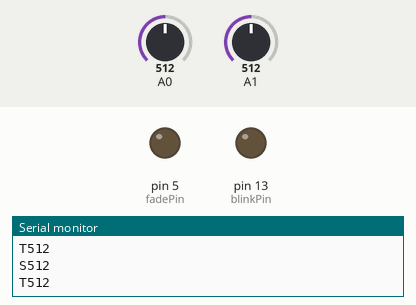
Recording of a sketch running on a simulated Arduino Uno, built with avr-gcc and run on an emulated ATmega328P. Parts: output pins drawn as LEDs (lit = HIGH), the last lines printed to the serial monitor. Inputs (shaded band) come from the test bench; at power-on: A0 = 512, A1 = 512.

Above: at 1.2 s.
1.3 s: A0 set to 529
At 2.2 s:
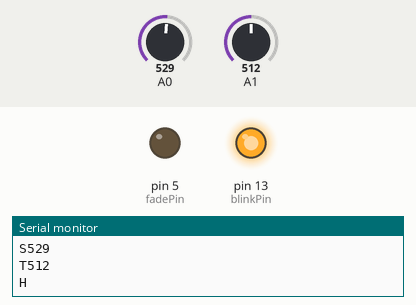
4.3 s: A1 set to 525
5.8 s: A1 set to 502
At 6.5 s:
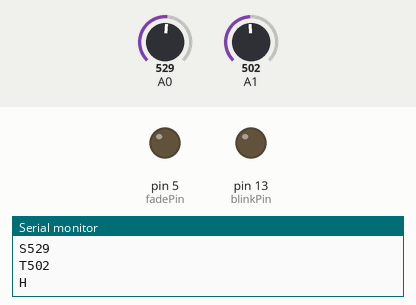
7.3 s: A1 set to 522
At 8.9 s:
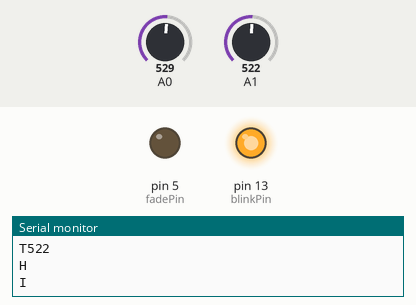
Timing chart, 0 to 9.8 s (numbered marks = the images above; inputs shaded):
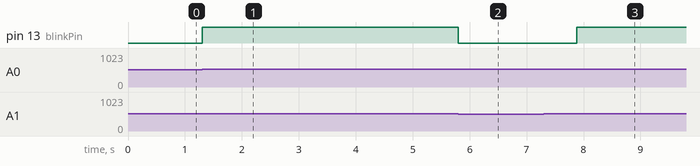

Measured:
- the behaviour switches between 512 and 513 on A0 (found by bisection; images 0 and 1)
- the behaviour switches between 512 and 511 on A1 (found by bisection; images 1 and 2)
- after the input at 1.3 s, pin 13 (blinkPin): LOW → HIGH at once
- after the input at 5.8 s, pin 13 (blinkPin): HIGH → LOW at once
- after the input at 7.3 s, pin 13 (blinkPin): LOW → HIGH after 0.58 s

The sketch:

PulseSensorAmped_mixedsignals.ino
```cpp
/*
>> Pulse Sensor Amped 1.2 <<
This code is for Pulse Sensor Amped by Joel Murphy and Yury Gitman
    www.pulsesensor.com
    >>> Pulse Sensor purple wire goes to Analog Pin 0 <<<
Pulse Sensor sample aquisition and processing happens in the background via Timer 2 interrupt. 2mS sample rate.
PWM on pins 3 and 11 will not work when using this code, because we are using Timer 2!
The following variables are automatically updated:
Signal :    int that holds the analog signal data straight from the sensor. updated every 2mS.
IBI  :      int that holds the time interval between beats. 2mS resolution.
BPM  :      int that holds the heart rate value, derived every beat, from averaging previous 10 IBI values.
QS  :       boolean that is made true whenever Pulse is found and BPM is updated. User must reset.
Pulse :     boolean that is true when a heartbeat is sensed then false in time with pin13 LED going out.

This code is designed with output serial data to Processing sketch "PulseSensorAmped_Processing-xx"
The Processing sketch is a simple data visualizer.
All the work to find the heartbeat and determine the heartrate happens in the code below.
Pin 13 LED will blink with heartbeat.
If you want to use pin 13 for something else, adjust the interrupt handler
It will also fade an LED on pin fadePin with every beat. Put an LED and series resistor from fadePin to GND.
Check here for detailed code walkthrough:
http://pulsesensor.myshopify.com/pages/pulse-sensor-amped-arduino-v1dot1

Code Version 1.2 by Joel Murphy & Yury Gitman  Spring 2013
This update fixes the firstBeat and secondBeat flag usage so that realistic BPM is reported.

*/


//  VARIABLES
int pulsePin0 = 0;                 // Pulse Sensor purple wire connected to analog pin 0
int pulsePin1 = 1;
int blinkPin = 13;                // pin to blink led at each beat
int fadePin = 5;                  // pin to do fancy classy fading blink at each beat
int fadeRate = 0;                 // used to fade LED on with PWM on fadePin


// these variables are volatile because they are used during the interrupt service routine!
volatile int BPM0, BPM1;                   // used to hold the pulse rate
volatile int Signal0, Signal1;                // holds the incoming raw data
volatile int IBI0 = 600, IBI1 = 600;             // holds the time between beats, must be seeded!
volatile boolean Pulse0 = false, Pulse1 = false;     // true when pulse wave is high, false when it's low
volatile boolean QS0 = false, QS1 = false;        // becomes true when Arduoino finds a beat.


void setup(){
  pinMode(blinkPin,OUTPUT);         // pin that will blink to your heartbeat!
  pinMode(fadePin,OUTPUT);          // pin that will fade to your heartbeat!
  Serial.begin(115200);             // we agree to talk fast!
  interruptSetup();                 // sets up to read Pulse Sensor signal every 2mS
   // UN-COMMENT THE NEXT LINE IF YOU ARE POWERING The Pulse Sensor AT LOW VOLTAGE,
   // AND APPLY THAT VOLTAGE TO THE A-REF PIN
   //analogReference(EXTERNAL);
}


void loop(){
  sendDataToProcessing('S', Signal0);     // send Processing the raw Pulse Sensor data
  sendDataToProcessing('T', Signal1);
  if (QS0 == true){                       // Quantified Self flag is true when arduino finds a heartbeat
        fadeRate = 255;                  // Set 'fadeRate' Variable to 255 to fade LED with pulse
        sendDataToProcessing('B',BPM0);   // send heart rate with a 'B' prefix
        sendDataToProcessing('Q',IBI0);   // send time between beats with a 'Q' prefix
        QS0 = false;                      // reset the Quantified Self flag for next time
     }

  if (QS1 == true){                       // Quantified Self flag is true when arduino finds a heartbeat
        fadeRate = 255;                  // Set 'fadeRate' Variable to 255 to fade LED with pulse
        sendDataToProcessing('C',BPM1);
        sendDataToProcessing('R',IBI1);
        QS1 = false;                      // reset the Quantified Self flag for next time
     }

     if (Pulse0) {
       sendDataToProcessing('H');
     }
     if (Pulse1) {
       sendDataToProcessing('I');
     }

  ledFadeToBeat();

  delay(20);                             //  take a break
}


void ledFadeToBeat(){
    fadeRate -= 15;                         //  set LED fade value
    fadeRate = constrain(fadeRate,0,255);   //  keep LED fade value from going into negative numbers!
    analogWrite(fadePin,fadeRate);          //  fade LED
  }

void sendDataToProcessing(char symbol) {
  Serial.println(symbol);
}

void sendDataToProcessing(char symbol, int data ){
    Serial.print(symbol);                // symbol prefix tells Processing what type of data is coming
    Serial.println(data);                // the data to send culminating in a carriage return
  }
```

Interrupt.ino
```cpp
volatile int rate0[10], rate1[10];                    // array to hold last ten IBI values
volatile unsigned long sampleCounter0 = 0, sampleCounter1 = 0;          // used to determine pulse timing
volatile unsigned long lastBeatTime0 = 0, lastBeatTime1 = 0;           // used to find IBI
volatile int P0 = 512, P1 =512;                      // used to find peak in pulse wave, seeded
volatile int T0 = 512, T1 = 512;                     // used to find trough in pulse wave, seeded
volatile int thresh0 = 512, thresh1 = 512;                // used to find instant moment of heart beat, seeded
volatile int amp0 = 100, amp1 = 100;                   // used to hold amplitude of pulse waveform, seeded
volatile boolean firstBeat0 = true, firstBeat1 = true;        // used to seed rate array so we startup with reasonable BPM
volatile boolean secondBeat0 = false, secondBeat1 = false;      // used to seed rate array so we startup with reasonable BPM


void interruptSetup(){
  // Initializes Timer2 to throw an interrupt every 2mS.
  TCCR2A = 0x02;     // DISABLE PWM ON DIGITAL PINS 3 AND 11, AND GO INTO CTC MODE
  TCCR2B = 0x06;     // DON'T FORCE COMPARE, 256 PRESCALER
  OCR2A = 0X7C;      // SET THE TOP OF THE COUNT TO 124 FOR 500Hz SAMPLE RATE
  TIMSK2 = 0x02;     // ENABLE INTERRUPT ON MATCH BETWEEN TIMER2 AND OCR2A
  sei();             // MAKE SURE GLOBAL INTERRUPTS ARE ENABLED
}


void processSignal(int pulsePin, volatile int *rate, volatile unsigned long &sampleCounter,
               volatile unsigned long &lastBeatTime, volatile int &P, volatile int &T,
               volatile int &thresh, volatile int &amp, volatile boolean &firstBeat,
               volatile boolean &secondBeat, volatile int &Signal, volatile int &IBI, volatile int &BPM,
               volatile boolean &Pulse, volatile boolean &QS) {
                 Signal = analogRead(pulsePin);              // read the Pulse Sensor
  sampleCounter += 2;                         // keep track of the time in mS with this variable
  int N = sampleCounter - lastBeatTime;       // monitor the time since the last beat to avoid noise

    //  find the peak and trough of the pulse wave
  if(Signal < thresh && N > (IBI/5)*3){       // avoid dichrotic noise by waiting 3/5 of last IBI
    if (Signal < T){                        // T is the trough
      T = Signal;                         // keep track of lowest point in pulse wave
    }
  }

  if(Signal > thresh && Signal > P){          // thresh condition helps avoid noise
    P = Signal;                             // P is the peak
  }                                        // keep track of highest point in pulse wave

  //  NOW IT'S TIME TO LOOK FOR THE HEART BEAT
  // signal surges up in value every time there is a pulse
  if (N > 250){                                   // avoid high frequency noise
    if ( (Signal > thresh) && (Pulse == false) && (N > (IBI/5)*3) ){
      Pulse = true;                               // set the Pulse flag when we think there is a pulse
      digitalWrite(blinkPin,HIGH);                // turn on pin 13 LED
      IBI = sampleCounter - lastBeatTime;         // measure time between beats in mS
      lastBeatTime = sampleCounter;               // keep track of time for next pulse

      if(secondBeat){                        // if this is the second beat, if secondBeat == TRUE
        secondBeat = false;                  // clear secondBeat flag
        for(int i=0; i<=9; i++){             // seed the running total to get a realisitic BPM at startup
          rate[i] = IBI;
        }
      }

      if(firstBeat){                         // if it's the first time we found a beat, if firstBeat == TRUE
        firstBeat = false;                   // clear firstBeat flag
        secondBeat = true;                   // set the second beat flag
        sei();                               // enable interrupts again
        return;                              // IBI value is unreliable so discard it
      }


      // keep a running total of the last 10 IBI values
      word runningTotal = 0;                  // clear the runningTotal variable

      for(int i=0; i<=8; i++){                // shift data in the rate array
        rate[i] = rate[i+1];                  // and drop the oldest IBI value
        runningTotal += rate[i];              // add up the 9 oldest IBI values
      }

      rate[9] = IBI;                          // add the latest IBI to the rate array
      runningTotal += rate[9];                // add the latest IBI to runningTotal
      runningTotal /= 10;                     // average the last 10 IBI values
      BPM = 60000/runningTotal;               // how many beats can fit into a minute? that's BPM!
      QS = true;                              // set Quantified Self flag
      // QS FLAG IS NOT CLEARED INSIDE THIS ISR
    }
  }

  if (Signal < thresh && Pulse == true){   // when the values are going down, the beat is over
    digitalWrite(blinkPin,LOW);            // turn off pin 13 LED
    Pulse = false;                         // reset the Pulse flag so we can do it again
    amp = P - T;                           // get amplitude of the pulse wave
    thresh = amp/2 + T;                    // set thresh at 50% of the amplitude
    P = thresh;                            // reset these for next time
    T = thresh;
  }

  if (N > 2500){                           // if 2.5 seconds go by without a beat
    thresh = 512;                          // set thresh default
    P = 512;                               // set P default
    T = 512;                               // set T default
    lastBeatTime = sampleCounter;          // bring the lastBeatTime up to date
    firstBeat = true;                      // set these to avoid noise
    secondBeat = false;                    // when we get the heartbeat back
  }

}


// THIS IS THE TIMER 2 INTERRUPT SERVICE ROUTINE.
// Timer 2 makes sure that we take a reading every 2 miliseconds
ISR(TIMER2_COMPA_vect){                         // triggered when Timer2 counts to 124
  cli();                                      // disable interrupts while we do this
  processSignal(pulsePin0, rate0, sampleCounter0,
                lastBeatTime0, P0, T0,
                thresh0, amp0, firstBeat0,
                secondBeat0, Signal0, IBI0, BPM0, Pulse0, QS0);
  processSignal(pulsePin1, rate1, sampleCounter1,
                lastBeatTime1, P1, T1,
                thresh1, amp1, firstBeat1,
                secondBeat1, Signal1, IBI1, BPM1, Pulse1, QS1);
  sei();                                   // enable interrupts when youre done!
}// end isr
```
